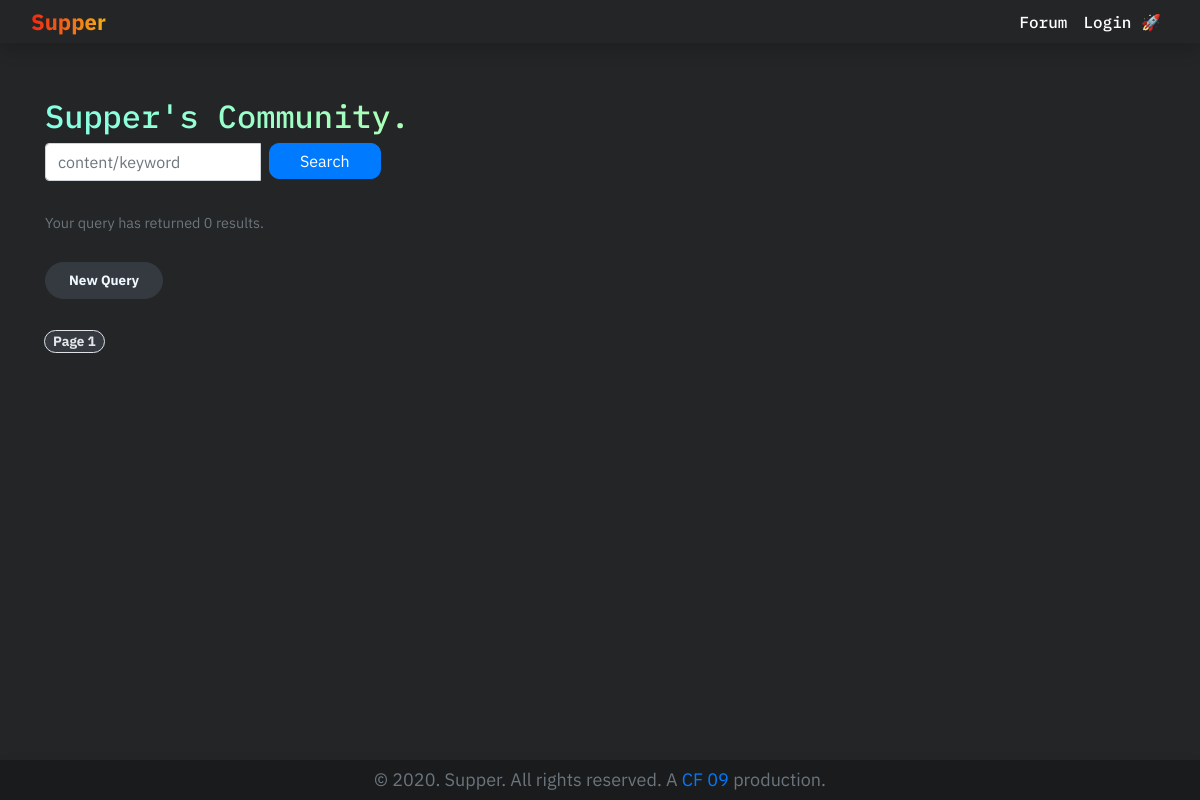
Before: /forum/ with the older database file.
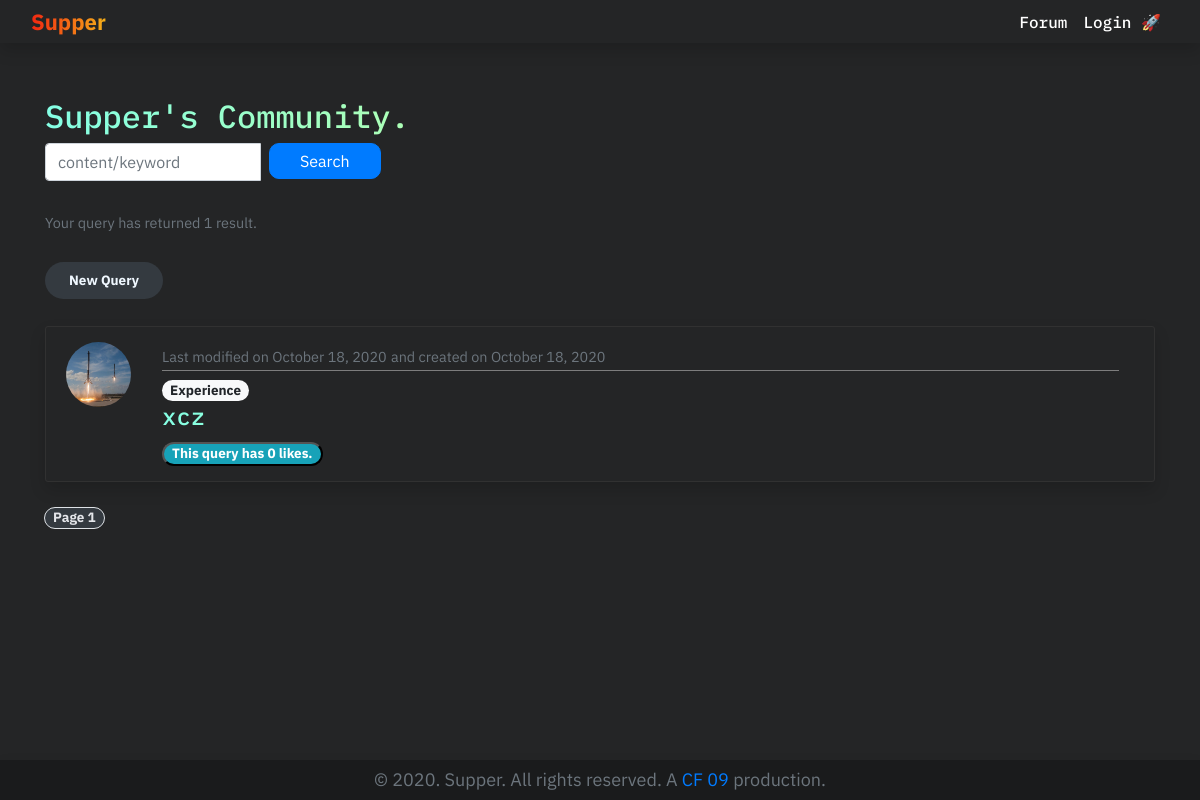
After: the same page with the newer database file.
### forum/models.py (models this page shows, shortened)
class Query(models.Model):
    CATEGORY = [('Experience', 'Experience'),
                ('Post Covid Issues', 'Post Covid Issues'),
                ('Mental Health', 'Mental Health'),
                ('Physical Health', 'Physical Health')]
    title = models.CharField(max_length=240)
    user = models.ForeignKey(get_user_model(),
                             null=True,
                             on_delete=models.SET_NULL)
    content = RichTextField(null=True, blank=True)
    likes = models.ManyToManyField(User,
                                   default=None,
                                   blank=True,
                                   related_name="query_likes")
    category = models.CharField(
        max_length=30, choices=CATEGORY, default='Experience')
    created = models.DateTimeField(auto_now_add=True)
    last_modified = models.DateTimeField(auto_now=True)
    slug = models.SlugField(null=True, unique=True, max_length=256)

### users/models.py (models this page shows, shortened)
class Profile(models.Model):
    user = models.OneToOneField(User, on_delete=models.CASCADE)
    image = models.ImageField(null=True,
                              blank=True,
                              default='default.jpg',
                              upload_to='profile_pics/',
                              validators=[validate_image_file_extension])
    about = models.CharField(null=True, blank=True, max_length=200)
    points = models.IntegerField(default=0)
    followers = models.ManyToManyField(User,
                                       default=None,
                                       blank=True,
                                       related_name="profile_followers")
    slug = models.SlugField(null=True, unique=True, max_length=256)

### forum/views.py (the view)
# urls.py: path('forum/', QueryListView.as_view(), name='list'),
class QueryListView(PageTitleMixin, generic.ListView):
    model = Query
    template_name = "forum/query_list.html"
    paginate_by = 15
    context_object_name = 'query'
    ordering = ['-last_modified']
    title = 'Forum'
    def get_queryset(self, *args, **kwargs):
        object_list = super(QueryListView, self).get_queryset(*args, **kwargs)
        search = self.request.GET.get('q', None)
        if search:
            object_list = object_list.filter(
                Q(title__contains=search) | Q(content__contains=search)
                | Q(category__contains=search)).order_by('-last_modified')
            return object_list
        else:
            return object_list

### support/mixins.py (called while the page is built)
    def get_page_title(self, context):
        return getattr(self, "title", "Default Page Title")

    def get_context_data(self, **kwargs):
        context = super().get_context_data(**kwargs)
        context["title"] = self.get_page_title(context)
        return context

### forum/templates/forum/query_list.html (shortened to what this page needs)
{% extends "forum/base.html" %}
{% load crispy_forms_tags %}
{% block content %}
<h2>Supper's Community.</h2>
<div class="col-sm-6">
    <div class="card-deck">
        <form class="form-inline" method="GET" autocomplete="off" action="/forum/">
            <div class="input-group">
                <input class="form-control mr-sm-2" type="search" name="q" class="form-control"
                    placeholder="content/keyword">
                <span class="input-group-btn">
                    <button class="btn btn-primary" type="submit">Search</button>
                </span>
            </div>
        </form>
    </div>
</div>
<br>
<small class="text-muted">Your query has returned {{ paginator.count }}
    result{{ paginator.count|pluralize }}.</small><br><br>
<span class="badge badge-dark badge-pill"> <a style="color: aliceblue;" class="nav-item nav-link"
        href="{%url 'forum:query-create' %}">New Query</a></span>
<br>
<br>
{% for queries in query %}
<article class="media content-section shadow" style="padding-bottom:15px ; padding-top: 15px;">
    <a href="{%url 'users:profilepage' queries.user.profile.slug%}"><img class="rounded-circle article-img"
            src="{{ queries.user.profile.image.url }}" /></a>
    <div class="media-body container-fluid">
        <div class="article-metadata">
            <small class="text-muted">Last modified on {{ queries.last_modified|date:"F d, Y" }}</small>
            <small class="text-muted">and created on {{ queries.created|date:"F d, Y" }}</small>
        </div>
        <span class="badge badge-light badge-pill">{{queries.category}}</span>
        <h4><a class="article-title" href="{% url 'forum:detail' queries.slug %}">{{ queries.title}}</a></h4>
        <button class="badge badge-info badge-pill">This query has {{queries.likes.count}} likes.
        </button>
    </div>
</article>
{% endfor %}
{% for i in page_obj.paginator.page_range %}
{% if page_obj.number == i %}
<a class="page-link badge badge-dark badge-pill">Page {{ i }}</a>
{% else %}
<a class="page-link badge badge-dark badge-pill" href="?{% if query %}q={{query}}&{% endif %}page={{ i }}">
    {{ i }}</a>
{% endif %}
{% endfor %}
<br>
{% endblock content %}

### forum/templates/forum/base.html (shortened to what this page needs)
{%load static%}
<!DOCTYPE html>
<html lang="en">
<head>
    <link rel="stylesheet" href="https://cdn.jsdelivr.net/gh/konpa/devicon@master/devicon.min.css" />
    <link rel="stylesheet" href="https://cdnjs.cloudflare.com/ajax/libs/font-awesome/4.7.0/css/font-awesome.min.css" />
    <link rel="stylesheet" href="https://stackpath.bootstrapcdn.com/bootstrap/4.5.0/css/bootstrap.min.css"
 />
    <link rel="stylesheet" type="text/css" href="{%static 'forum/style.css'%}" />
</head>
<body>
    <header class="site-header">
        <nav class="navbar navbar-expand-lg py-0 navbar-dark fixed-top shadow the-blur">
            <div class="container-fluid">
                <a class="navbar-brand mr-3" style="
              font-weight: bolder;
              font-size: 22px;
              background: linear-gradient(to right, #f12711, #f5af19);
              -webkit-background-clip: text;
              background-clip: text;
              -webkit-text-fill-color: transparent;
            " href="{%url 'forum:home'%}">Supper</a>
                <div class="collapse navbar-collapse" id="navbarToggle">
                    <div class="collapse navbar-collapse" id="navbarToggle">
                        <ul class="navbar-nav ml-auto">
                            <li class="nav-item">
                                <a class="nav-link" href="{%url 'forum:list'%}">Forum</a>
                            </li>
                            <li class="nav-item dropdown">
                                {%if user.is_authenticated%}
                                <a class="nav-link" href="#" id="navbarDropdown" role="button" data-toggle="dropdown">
                                    <img class="rounded-circle profile-img img-fluid" src="{{user.profile.image.url }}"
                                        alt="Profile Picture" />
                                </a>
                                <div class="dropdown-menu dropdown-menu-right" aria-labelledby="navbarDropdown">
                                    <div class="dropdown-divider"></div>
                                    <a class="dropdown-item"
                                        href="{%url 'users:profilepage' user.profile.slug%}">Profile 👋</a>
                                    <a class="dropdown-item" href="{%url 'users:profile'%}">Settings ⚙️</a>
                                    <div class="dropdown-divider"></div>
                                    <a class="dropdown-item" href="{%url 'logout'%}">Logout 🚪</a>
                                    {%else%}
                                    <a class="nav-link" href="{%url 'login'%}">Login 🚀</a>
                                    {%endif%}
                                </div>
                    </div>
                </div>
        </nav>
    </header>
    <div role="main" class="container">
        <div class="row">
            <div class="col-md-12">
                 {% block content %}{% endblock %}
            </div>
        </div>
    </div>
    <br>
    <footer class="footer shadow">
        <div class="container">
            <center> <span class="text-muted">&#169;
                    2020. Supper. All rights reserved. A
                    <a target="_blank" href="https://github.com/arthtyagi/comfest-20" rel="noopener">CF 09</a>
                    production. </span>
            </center>
        </div>
    </footer>
</body>
</html>

### forum/static/forum/style.css (style rules this page uses)
html { position: relative; min-height: 100%; }
body { background: rgb(36, 37, 38); font-weight: 400; font-size: 18px; color: rgb(228, 230, 234); margin-top: 2.5rem; margin-bottom: 2.5rem; overflow-y: scroll; font-family: "IBM Plex Sans", sans-serif; padding-top: 30px; word-wrap: break-word; }
h1, h2, h3, h4, h5, h6 { background: linear-gradient(to right, hsl(167, 100%, 76%), #ffff54); -webkit-background-clip: text; background-clip: text; -webkit-text-fill-color: transparent; font-family: "IBM Plex Mono", monospace; word-wrap: break-w; }
ul { margin: 0; word-wrap: break-word; }
.site-header .navbar-nav .nav-link { color: #ffffff; font-family: "IBM Plex Mono", monospace; font-size: 16px; font-weight: 500; }
.content-section { background-image: repeat 0 0; padding: 10px 20px; color: rgb(228, 230, 234); border: 1px solid #313131; border-radius: 3px; margin-bottom: 20px; word-wrap: break-word; }
.shadow { box-shadow: 5px 10px 18px #888888; }
.article-title { color: #ededed; }
.article-img { height: 65px; width: 65px; margin-right: 16px; }
.article-metadata { color: antiquewhite; padding-bottom: 1px; margin-bottom: 4px; border-bottom: 1px solid #7d7d7d }
.footer { position: absolute; bottom: 0; width: 100%; height: 40px; line-height: 40px; background: rgb(26, 27, 28); }
.btn-primary { padding: 5px 30px; border-radius: 10px; }

Changed rows visible on the page:
added Query: user.profile.image (placeholder picture), last_modified "October 18, 2020", created "October 18, 2020", category "Experience", title "xcz", likes.count "0"
Other visible differences:
{{ paginator.count }}: "0" → "1"
